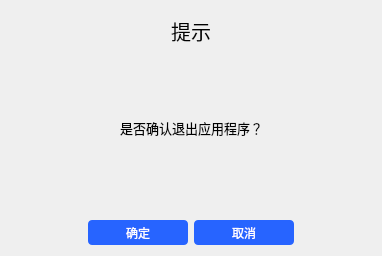
<?xml version="1.0" encoding="UTF-8"?>
<ui version="4.0">
 <class>Dlg_MessageBox</class>
 <widget class="QWidget" name="Dlg_MessageBox">
  <property name="geometry">
   <rect>
    <x>0</x>
    <y>0</y>
    <width>382</width>
    <height>256</height>
   </rect>
  </property>
  <property name="windowTitle">
   <string>Dlg_MessageBox</string>
  </property>
  <property name="styleSheet">
   <string notr="true"/>
  </property>
  <layout class="QVBoxLayout" name="verticalLayout_2" stretch="0,7,3">
   <item>
    <widget class="QWidget" name="titWidget" native="true">
     <property name="minimumSize">
      <size>
       <width>0</width>
       <height>40</height>
      </size>
     </property>
     <property name="maximumSize">
      <size>
       <width>16777215</width>
       <height>40</height>
      </size>
     </property>
     <layout class="QVBoxLayout" name="verticalLayout">
      <property name="spacing">
       <number>0</number>
      </property>
      <property name="leftMargin">
       <number>0</number>
      </property>
      <property name="topMargin">
       <number>0</number>
      </property>
      <property name="rightMargin">
       <number>0</number>
      </property>
      <property name="bottomMargin">
       <number>0</number>
      </property>
      <item>
       <layout class="QHBoxLayout" name="horizontalLayout">
        <property name="spacing">
         <number>0</number>
        </property>
        <item>
         <spacer name="horizontalSpacer_2">
          <property name="orientation">
           <enum>Qt::Horizontal</enum>
          </property>
          <property name="sizeHint" stdset="0">
           <size>
            <width>40</width>
            <height>20</height>
           </size>
          </property>
         </spacer>
        </item>
        <item>
         <widget class="QLabel" name="lab_title">
          <property name="minimumSize">
           <size>
            <width>100</width>
            <height>25</height>
           </size>
          </property>
          <property name="font">
           <font>
            <pointsize>15</pointsize>
           </font>
          </property>
          <property name="text">
           <string>提示</string>
          </property>
          <property name="alignment">
           <set>Qt::AlignCenter</set>
          </property>
         </widget>
        </item>
        <item>
         <spacer name="horizontalSpacer">
          <property name="orientation">
           <enum>Qt::Horizontal</enum>
          </property>
          <property name="sizeHint" stdset="0">
           <size>
            <width>40</width>
            <height>20</height>
           </size>
          </property>
         </spacer>
        </item>
       </layout>
      </item>
     </layout>
    </widget>
   </item>
   <item>
    <layout class="QHBoxLayout" name="horizontalLayout_2">
     <item>
      <spacer name="horizontalSpacer_4">
       <property name="orientation">
        <enum>Qt::Horizontal</enum>
       </property>
       <property name="sizeHint" stdset="0">
        <size>
         <width>40</width>
         <height>20</height>
        </size>
       </property>
      </spacer>
     </item>
     <item>
      <widget class="QLabel" name="lab_info">
       <property name="font">
        <font>
         <pointsize>10</pointsize>
        </font>
       </property>
       <property name="text">
        <string>是否确认退出应用程序？
</string>
       </property>
      </widget>
     </item>
     <item>
      <spacer name="horizontalSpacer_3">
       <property name="orientation">
        <enum>Qt::Horizontal</enum>
       </property>
       <property name="sizeHint" stdset="0">
        <size>
         <width>40</width>
         <height>20</height>
        </size>
       </property>
      </spacer>
     </item>
    </layout>
   </item>
   <item>
    <layout class="QHBoxLayout" name="horizontalLayout_3">
     <item>
      <spacer name="horizontalSpacer_6">
       <property name="orientation">
        <enum>Qt::Horizontal</enum>
       </property>
       <property name="sizeHint" stdset="0">
        <size>
         <width>40</width>
         <height>20</height>
        </size>
       </property>
      </spacer>
     </item>
     <item>
      <widget class="QPushButton" name="btn_yes">
       <property name="minimumSize">
        <size>
         <width>100</width>
         <height>25</height>
        </size>
       </property>
       <property name="styleSheet">
        <string notr="true">QPushButton
{
	color:rgb(255,255,255);
	background-color:rgb(39, 100, 255);
	border-radius:4px;
}

QPushButton:hover
{
	color:rgb(255, 255, 255);
	background-color:rgb(0, 170, 20);
}

QPushButton:pressed
{
	color:rgb(255, 255, 255);
	background-color:rgb(0, 170, 20);
}</string>
       </property>
       <property name="text">
        <string>确定</string>
       </property>
      </widget>
     </item>
     <item>
      <widget class="QPushButton" name="btn_no">
       <property name="minimumSize">
        <size>
         <width>100</width>
         <height>25</height>
        </size>
       </property>
       <property name="styleSheet">
        <string notr="true">QPushButton
{
	color:rgb(255,255,255);
	background-color:rgb(39, 100, 255);
	border-radius:4px;
	opacity: 1.0;
}



QPushButton:pressed
{
	color:rgb(255, 255, 255);
	background-color:rgb(0, 170, 20);
	opacity: 0.5;
}</string>
       </property>
       <property name="text">
        <string>取消</string>
       </property>
      </widget>
     </item>
     <item>
      <spacer name="horizontalSpacer_5">
       <property name="orientation">
        <enum>Qt::Horizontal</enum>
       </property>
       <property name="sizeHint" stdset="0">
        <size>
         <width>40</width>
         <height>20</height>
        </size>
       </property>
      </spacer>
     </item>
    </layout>
   </item>
  </layout>
 </widget>
 <layoutdefault spacing="6" margin="11"/>
 <resources/>
 <connections/>
</ui>
